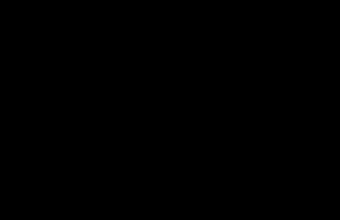
Frame 1 (no input)
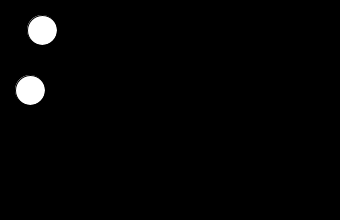
Frame 60 (the mouse pressed at the canvas centre just before this capture)
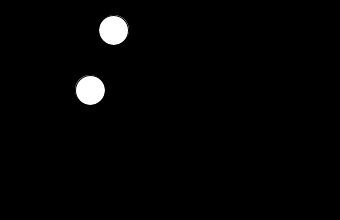
Frame 120 (the mouse held since frame 60 and released just before this capture)

The Processing sketch that drew these frames (run headless with seeded random() and noise(); from frame 60 on, the mouse is pressed at the canvas centre):

// Processing sketch: ballMoving
// ── ballMoving.pde
int radius = 30;

float floatX = -radius;
float floatSpeed = 1.2;

int intX = -radius;
int intSpeed = 1;

void setup()
{
  size(340, 220);
  smooth();
}

void draw()
{
  background(0);
  
  //my ellipse that uses float on top
  floatX = floatX + floatSpeed; //increase value of x
  ellipse(floatX, 30, radius, radius);
  
 //my ellipse that uses int on bottom
  intX = intX + intSpeed;
  ellipse(intX, 90, radius, radius);
}
